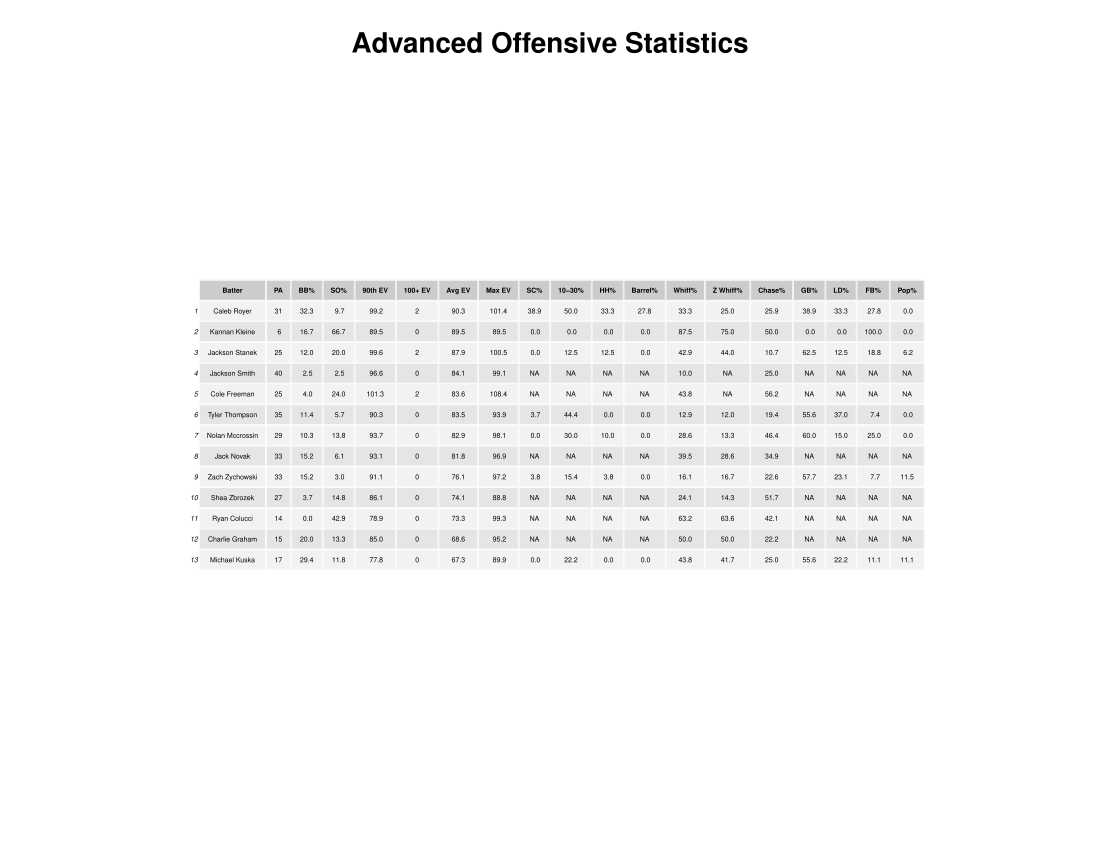

This chart was generated by the following R code:
# Load required packages
library(dplyr)
library(gridExtra)
library(grid)
library(scales)
library(readr)
library(tidyverse)

# Define color palettes
rank_colors <- colorRampPalette(c("#E1463E", "white", "#00840D"))(18)
rank_colors2 <- colorRampPalette(c("#00840D", "white", "#E1463E"))(18)
na_color <- "#D3D3D3"

# Color ranking functions
color_by_rank <- function(rank_vector, n_colors) {
  rank_vector <- as.numeric(rank_vector)
  rank_vector[!is.finite(rank_vector)] <- NA
  if (all(is.na(rank_vector))) {
    stop("Rank vector has no valid values to process.")
  }
  min_rank <- min(rank_vector, na.rm = TRUE)
  max_rank <- max(rank_vector, na.rm = TRUE)
  if (!is.finite(min_rank) | !is.finite(max_rank)) {
    stop("Rank vector must contain finite values for color mapping.")
  }
  breaks <- seq(min_rank, max_rank, length.out = n_colors + 1)
  color_index <- findInterval(rank_vector, breaks, rightmost.closed = TRUE)
  rank_colors[color_index]
}

color_by_rank2 <- function(rank_vector, n_colors) {
  rank_vector <- as.numeric(rank_vector)
  rank_vector[!is.finite(rank_vector)] <- NA
  if (all(is.na(rank_vector))) {
    stop("Rank vector has no valid values to process.")
  }
  min_rank <- min(rank_vector, na.rm = TRUE)
  max_rank <- max(rank_vector, na.rm = TRUE)
  if (!is.finite(min_rank) | !is.finite(max_rank)) {
    stop("Rank vector must contain finite values for color mapping.")
  }
  breaks <- seq(min_rank, max_rank, length.out = n_colors + 1)
  color_index <- findInterval(rank_vector, breaks, rightmost.closed = TRUE)
  rank_colors2[color_index]
}

# Load data
df <- read_csv("/Users/maxim/Desktop/Kernelytics-Projects/CornBelters/Data/2025.csv")

# Filter and mutate data
df <- df %>%
  filter(
    BatterTeam == 'Normal cornbelters'
  ) %>%
  filter(
    TaggedPitchType != 'Undefined'
  ) %>%
  mutate(
    WhiffIndicator = ifelse(
      PitchCall == 'StrikeSwinging', 1, 0
    ),
    StrikeZoneIndicator = ifelse(
      PlateLocSide >= -0.8333 & PlateLocSide <= 0.8333 & 
        PlateLocHeight >= 1.5 & PlateLocHeight <= 3.37467, 
      1, 0),
    SwingIndicator = ifelse(
      PitchCall %in% c("StrikeSwinging", "FoulBallNotFieldable", "FoulBall", "InPlay"), 
      1, 0),
    BIPind = ifelse(
      PitchCall == 'InPlay' & HitType != 'Bunt', 1, 0
    ),
    Zwhiffind = ifelse(
      WhiffIndicator == 1 & StrikeZoneIndicator == 1, 1, 0),
    Zswing = ifelse(
      StrikeZoneIndicator == 1 & SwingIndicator == 1, 1, 0),
    LA1030ind = ifelse(PitchCall == 'InPlay' & Angle >= 10 & Angle <= 30, 1, 0),
    Barrelind = ifelse(PitchCall == 'InPlay' & ExitSpeed >= 95 & Angle >= 10 & Angle <= 32, 1, 0),
    HHind = ifelse(PitchCall == 'InPlay' & ExitSpeed >= 95, 1, 0),
    SCind = ifelse(
      (PitchCall == "InPlay" & 
         ((ExitSpeed > 95 & Angle >= 0 & Angle <= 35) | 
            (ExitSpeed > 92 & Angle >= 8 & Angle <= 35))), 1, 0),
    GBindicator = ifelse(HitType == 'GroundBall', 1, 0),
    LDind = ifelse(HitType == 'LineDrive', 1, 0),
    FBind = ifelse(HitType == 'FlyBall', 1, 0),
    Popind = ifelse(HitType == 'Popup', 1, 0),
    Chaseindicator = ifelse(SwingIndicator == 1 & StrikeZoneIndicator == 0, 1, 0),
    OutofZone = ifelse(StrikeZoneIndicator == 0, 1, 0),
    BatterTeam = ifelse(BatterTeam == 'COA_CHA' | BatterTeam == 'CCU_PRA', 'Coastal', BatterTeam),  # Note: Redundant due to filter
    PAindicator = ifelse(
      PitchCall %in% c("InPlay", "HitByPitch", "CatchersInterference") | 
        KorBB %in% c("Walk", "Strikeout"), 
      1, 0),
    OutIndicator = ifelse(
      (PlayResult %in% c("Out", "FieldersChoice") | KorBB == "Strikeout"), 
      1, 0),
    EV100ind = ifelse(PitchCall == 'InPlay' & ExitSpeed >= 100 & HitType != 'Bunt', 1, 0),
    WalkIndicator = ifelse(KorBB == 'Walk', 1, 0)
  )

# Summarize data for individual batters
summary_data <- df %>%
  group_by(Batter) %>%
  summarize(
    PA = sum(PAindicator, na.rm = TRUE),
    'BB%' = round(ifelse(sum(PAindicator) > 0, sum(WalkIndicator, na.rm = TRUE) / sum(PAindicator), NA_real_), 3) * 100,
    'SO%' = round(ifelse(sum(PAindicator) > 0, sum(KorBB == "Strikeout", na.rm = TRUE) / sum(PAindicator), NA_real_), 3) * 100,
    '90th EV' = round(quantile(ExitSpeed[PitchCall == 'InPlay' & HitType != 'Bunt'], probs = 0.9, na.rm = TRUE), 1),
    '100+ EV' = sum(EV100ind, na.rm = TRUE),
    'Avg EV' = round(mean(ExitSpeed[PitchCall == 'InPlay' & HitType != 'Bunt'], na.rm = TRUE), 1),
    'Max EV' = round(max(ExitSpeed, na.rm = TRUE), 1),
    'SC%' = round(ifelse(sum(BIPind) > 0, sum(SCind, na.rm = TRUE) / sum(BIPind, na.rm = TRUE), NA_real_), 3) * 100,
    '10-30%' = round(ifelse(sum(BIPind) > 0, sum(LA1030ind, na.rm = TRUE) / sum(BIPind, na.rm = TRUE), NA_real_), 3) * 100,
    'HH%' = round(ifelse(sum(BIPind) > 0, sum(HHind, na.rm = TRUE) / sum(BIPind, na.rm = TRUE), NA_real_), 3) * 100,
    'Barrel%' = round(ifelse(sum(BIPind) > 0, sum(Barrelind, na.rm = TRUE) / sum(BIPind, na.rm = TRUE), NA_real_), 3) * 100,
    'Whiff%' = round(ifelse(sum(SwingIndicator) > 0, sum(WhiffIndicator, na.rm = TRUE) / sum(SwingIndicator, na.rm = TRUE), NA_real_), 3) * 100,
    'Z Whiff%' = round(ifelse(sum(Zswing) > 0, sum(Zwhiffind, na.rm = TRUE) / sum(Zswing, na.rm = TRUE), NA_real_), 3) * 100,
    'Chase%' = round(ifelse(sum(SwingIndicator) > 0, sum(Chaseindicator, na.rm = TRUE) / sum(SwingIndicator, na.rm = TRUE), NA_real_), 3) * 100,
    'GB%' = round(ifelse(sum(BIPind) > 0, sum(GBindicator, na.rm = TRUE) / sum(BIPind, na.rm = TRUE), NA_real_), 3) * 100,
    'LD%' = round(ifelse(sum(BIPind) > 0, sum(LDind, na.rm = TRUE) / sum(BIPind, na.rm = TRUE), NA_real_), 3) * 100,
    'FB%' = round(ifelse(sum(BIPind) > 0, sum(FBind, na.rm = TRUE) / sum(BIPind, na.rm = TRUE), NA_real_), 3) * 100,
    'Pop%' = round(ifelse(sum(BIPind) > 0, sum(Popind, na.rm = TRUE) / sum(BIPind, na.rm = TRUE), NA_real_), 3) * 100
  )

# Calculate ranks for color assignments
summary_data3 <- summary_data %>%
  arrange(desc(`Avg EV`)) %>%
  mutate(
    Rank_AvgVelo = rank(`Avg EV`),
    Rank_Velo = rank(`Max EV`),
    Rank_90thEV = rank(`90th EV`),
    Rank_100EV = rank(`100+ EV`),
    Rank_SC = rank(`SC%`),
    Rank_swsp = rank(`10-30%`),
    Rankhh = rank(`HH%`),
    Rankbarrell = rank(`Barrel%`),
    RankWhiff = rank(`Whiff%`),
    RankZWhiff = rank(`Z Whiff%`),
    RankChase = rank(`Chase%`),
    RankGB = rank(`GB%`),
    RankLD = rank(`LD%`),
    RankFB = rank(`FB%`),
    RankPU = rank(`Pop%`),
    Rank_BB = rank(`BB%`),
    Rank_SO = rank(`SO%`)
  )

# Summarize data for team
summary_data6 <- df %>%
  group_by(BatterTeam) %>%
  summarize(
    PA = sum(PAindicator, na.rm = TRUE),
    'BB%' = round(ifelse(sum(PAindicator) > 0, sum(WalkIndicator, na.rm = TRUE) / sum(PAindicator), NA_real_), 3) * 100,
    'SO%' = round(ifelse(sum(PAindicator) > 0, sum(KorBB == "Strikeout", na.rm = TRUE) / sum(PAindicator), NA_real_), 3) * 100,
    '90th EV' = round(quantile(ExitSpeed[PitchCall == 'InPlay' & HitType != 'Bunt'], probs = 0.9, na.rm = TRUE), 1),
    '100+ EV' = sum(EV100ind, na.rm = TRUE),
    'Avg EV' = round(mean(ExitSpeed[PitchCall == 'InPlay'], na.rm = TRUE), 1),
    'Max EV' = round(max(ExitSpeed, na.rm = TRUE), 1),
    'SC%' = round(ifelse(sum(BIPind) > 0, sum(SCind, na.rm = TRUE) / sum(BIPind, na.rm = TRUE), NA_real_), 3) * 100,
    '10-30%' = round(ifelse(sum(BIPind) > 0, sum(LA1030ind, na.rm = TRUE) / sum(BIPind, na.rm = TRUE), NA_real_), 3) * 100,
    'HH%' = round(ifelse(sum(BIPind) > 0, sum(HHind, na.rm = TRUE) / sum(BIPind, na.rm = TRUE), NA_real_), 3) * 100,
    'Barrel%' = round(ifelse(sum(BIPind) > 0, sum(Barrelind, na.rm = TRUE) / sum(BIPind, na.rm = TRUE), NA_real_), 3) * 100,
    'Whiff%' = round(ifelse(sum(SwingIndicator) > 0, sum(WhiffIndicator, na.rm = TRUE) / sum(SwingIndicator, na.rm = TRUE), NA_real_), 3) * 100,
    'Z Whiff%' = round(ifelse(sum(Zswing) > 0, sum(Zwhiffind, na.rm = TRUE) / sum(Zswing, na.rm = TRUE), NA_real_), 3) * 100,
    'Chase%' = round(ifelse(sum(SwingIndicator) > 0, sum(Chaseindicator, na.rm = TRUE) / sum(SwingIndicator, na.rm = TRUE), NA_real_), 3) * 100,
    'GB%' = round(ifelse(sum(BIPind) > 0, sum(GBindicator, na.rm = TRUE) / sum(BIPind, na.rm = TRUE), NA_real_), 3) * 100,
    'LD%' = round(ifelse(sum(BIPind) > 0, sum(LDind, na.rm = TRUE) / sum(BIPind, na.rm = TRUE), NA_real_), 3) * 100,
    'FB%' = round(ifelse(sum(BIPind) > 0, sum(FBind, na.rm = TRUE) / sum(BIPind, na.rm = TRUE), NA_real_), 3) * 100,
    'Pop%' = round(ifelse(sum(BIPind) > 0, sum(Popind, na.rm = TRUE) / sum(BIPind, na.rm = TRUE), NA_real_), 3) * 100
  )

# Save tables as PDF
pdf(file = "/Users/maxim/Desktop/Kernelytics-Projects/KCL/hitter_report.pdf", width = 11, height = 8.5)  # Landscape dimensions
grid.newpage()
grid.text("Advanced Offensive Statistics", x = 0.5, y = 0.95, gp = gpar(fontsize = 20, fontface = "bold"))
grid.table(
  summary_data3 %>% 
    arrange(desc(`Avg EV`)) %>%
    select(Batter, PA, `BB%`, `SO%`, `90th EV`, `100+ EV`, `Avg EV`, `Max EV`, `SC%`, `10-30%`, `HH%`, `Barrel%`, 
           `Whiff%`, `Z Whiff%`, `Chase%`, `GB%`, `LD%`, `FB%`, `Pop%`),
  theme = ttheme_default(base_size = 5)  # Font size for 19 columns
)
grid.newpage()
grid.text("Team Advanced Offensive Statistics", x = 0.5, y = 0.95, gp = gpar(fontsize = 20, fontface = "bold"))
grid.table(
  summary_data6 %>%
    select(BatterTeam, PA, `BB%`, `SO%`, `90th EV`, `100+ EV`, `Avg EV`, `Max EV`, `SC%`, `10-30%`, `HH%`, `Barrel%`, 
           `Whiff%`, `Z Whiff%`, `Chase%`, `GB%`, `LD%`, `FB%`, `Pop%`),
  theme = ttheme_default(base_size = 8)
)
dev.off()
